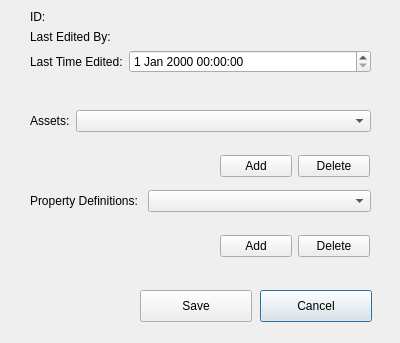
<?xml version="1.0" encoding="UTF-8"?>
<ui version="4.0">
 <class>AssetTypeForm</class>
 <widget class="QDialog" name="AssetTypeForm">
  <property name="geometry">
   <rect>
    <x>0</x>
    <y>0</y>
    <width>400</width>
    <height>343</height>
   </rect>
  </property>
  <property name="windowTitle">
   <string>Dialog</string>
  </property>
  <widget class="QPushButton" name="cancel_button">
   <property name="geometry">
    <rect>
     <x>260</x>
     <y>290</y>
     <width>112</width>
     <height>32</height>
    </rect>
   </property>
   <property name="text">
    <string>Cancel</string>
   </property>
  </widget>
  <widget class="QPushButton" name="save_button">
   <property name="geometry">
    <rect>
     <x>140</x>
     <y>290</y>
     <width>112</width>
     <height>32</height>
    </rect>
   </property>
   <property name="text">
    <string>Save</string>
   </property>
  </widget>
  <widget class="QWidget" name="layoutWidget">
   <property name="geometry">
    <rect>
     <x>220</x>
     <y>230</y>
     <width>150</width>
     <height>32</height>
    </rect>
   </property>
   <layout class="QHBoxLayout" name="horizontalLayout_2">
    <item>
     <widget class="QPushButton" name="addDefinition_button">
      <property name="text">
       <string>Add</string>
      </property>
     </widget>
    </item>
    <item>
     <widget class="QPushButton" name="deleteDefinition_button">
      <property name="text">
       <string>Delete</string>
      </property>
     </widget>
    </item>
   </layout>
  </widget>
  <widget class="QWidget" name="">
   <property name="geometry">
    <rect>
     <x>30</x>
     <y>110</y>
     <width>341</width>
     <height>31</height>
    </rect>
   </property>
   <layout class="QFormLayout" name="formLayout">
    <item row="0" column="0">
     <widget class="QLabel" name="assets_label">
      <property name="text">
       <string>Assets:</string>
      </property>
     </widget>
    </item>
    <item row="0" column="1">
     <widget class="QComboBox" name="assets"/>
    </item>
   </layout>
  </widget>
  <widget class="QWidget" name="">
   <property name="geometry">
    <rect>
     <x>30</x>
     <y>190</y>
     <width>341</width>
     <height>28</height>
    </rect>
   </property>
   <layout class="QFormLayout" name="formLayout_2">
    <item row="0" column="0">
     <widget class="QLabel" name="definitions_label">
      <property name="text">
       <string>Property Definitions: </string>
      </property>
     </widget>
    </item>
    <item row="0" column="1">
     <widget class="QComboBox" name="definitions"/>
    </item>
   </layout>
  </widget>
  <widget class="QWidget" name="">
   <property name="geometry">
    <rect>
     <x>220</x>
     <y>150</y>
     <width>150</width>
     <height>32</height>
    </rect>
   </property>
   <layout class="QHBoxLayout" name="horizontalLayout">
    <item>
     <widget class="QPushButton" name="addAsset_button">
      <property name="text">
       <string>Add</string>
      </property>
     </widget>
    </item>
    <item>
     <widget class="QPushButton" name="deleteAsset_button">
      <property name="text">
       <string>Delete</string>
      </property>
     </widget>
    </item>
   </layout>
  </widget>
  <widget class="QWidget" name="">
   <property name="geometry">
    <rect>
     <x>30</x>
     <y>10</y>
     <width>341</width>
     <height>101</height>
    </rect>
   </property>
   <layout class="QFormLayout" name="formLayout_3">
    <item row="0" column="0">
     <widget class="QLabel" name="id_label">
      <property name="text">
       <string>ID:</string>
      </property>
     </widget>
    </item>
    <item row="0" column="1">
     <widget class="QLabel" name="id">
      <property name="text">
       <string/>
      </property>
     </widget>
    </item>
    <item row="1" column="0">
     <widget class="QLabel" name="LastEditedBy_label">
      <property name="text">
       <string>Last Edited By:</string>
      </property>
     </widget>
    </item>
    <item row="1" column="1">
     <widget class="QLabel" name="LastEditedBy">
      <property name="text">
       <string/>
      </property>
     </widget>
    </item>
    <item row="2" column="0">
     <widget class="QLabel" name="LastTimeEdited_label">
      <property name="text">
       <string>Last Time Edited:</string>
      </property>
     </widget>
    </item>
    <item row="2" column="1">
     <widget class="QDateTimeEdit" name="lastTimeEdited"/>
    </item>
   </layout>
  </widget>
 </widget>
 <resources/>
 <connections/>
</ui>
